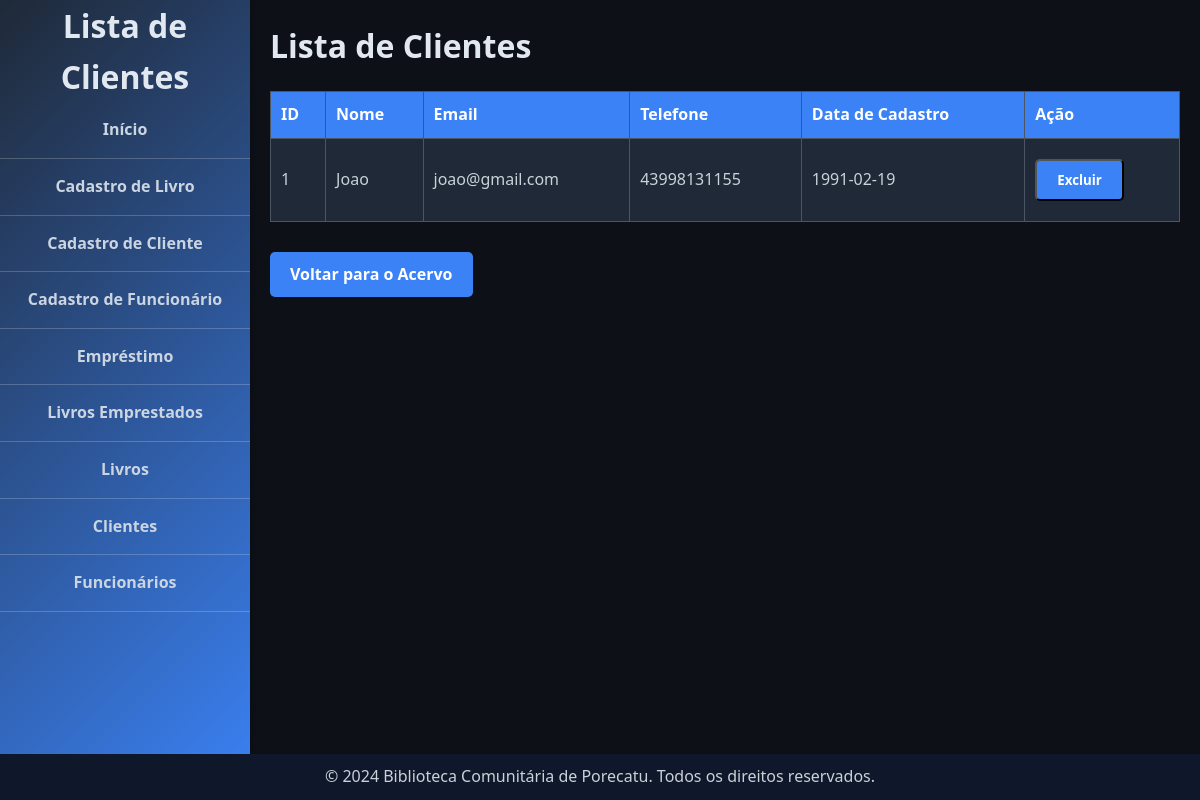
Before: /clientes with the older database file.
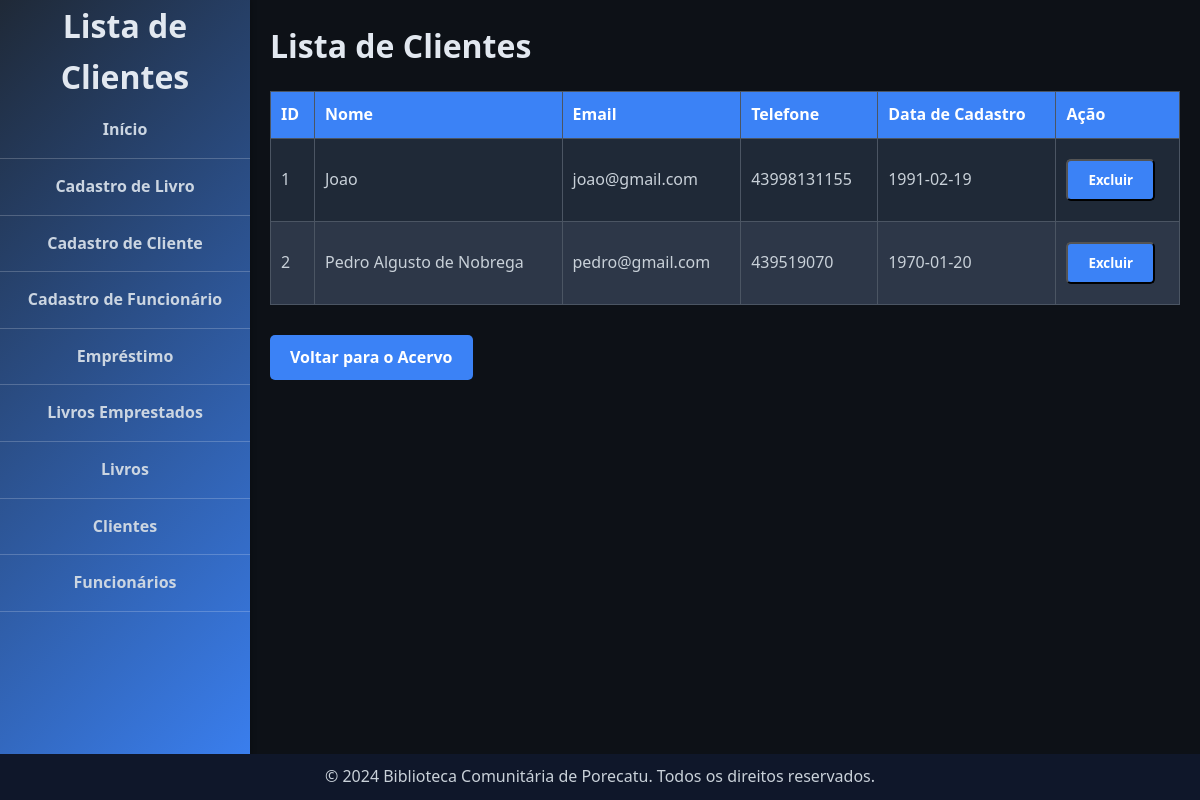
After: the same page with the newer database file.
### tables this page shows
CREATE TABLE Clientes (
        ClienteID INTEGER PRIMARY KEY AUTOINCREMENT,
        Nome TEXT NOT NULL,
        Email TEXT UNIQUE,
        Telefone TEXT,
        DataCadastro DATE NOT NULL
    );

### app.py (the view)
@app.route('/clientes')
def clientes():
    conn = get_db_connection()
    clientes = conn.execute('SELECT * FROM Clientes').fetchall()
    conn.close()
    return render_template('clientes.html', clientes=clientes)

### app.py (called while the page is built)
def get_db_connection():
    conn = sqlite3.connect('database.db')
    conn.row_factory = sqlite3.Row
    return conn

### templates/clientes.html (shortened to what this page needs)
<!DOCTYPE html>
<html lang="en">
<head>
    <link rel="stylesheet" href="{{ url_for('static', filename='style.css') }}">
</head>
<body>
    <header>
        <div class="header-content">
            <h1>Lista de Clientes</h1>
            <nav>
                <a href="{{ url_for('index') }}">Início</a>
                <a href="{{ url_for('cadastro_livro') }}">Cadastro de Livro</a>
                <a href="{{ url_for('cadastro_cliente') }}">Cadastro de Cliente</a>
                <a href="{{ url_for('cadastro_funcionario') }}">Cadastro de Funcionário</a>
                <a href="{{ url_for('emprestimo') }}">Empréstimo</a>
                <a href="{{ url_for('livros_emprestados') }}">Livros Emprestados</a>
                <a href="{{ url_for('livros') }}">Livros</a>
                <a href="{{ url_for('clientes') }}">Clientes</a>
                <a href="{{ url_for('funcionarios') }}">Funcionários</a>
            </nav>
        </div>
    </header>
    <main>
        <h1>Lista de Clientes</h1>
        <table>
            <thead>
                <tr>
                    <th>ID</th>
                    <th>Nome</th>
                    <th>Email</th>
                    <th>Telefone</th>
                    <th>Data de Cadastro</th>
                    <th>Ação</th>
                </tr>
            </thead>
            <tbody>
                {% for cliente in clientes %}
                <tr>
                    <td>{{ cliente.ClienteID }}</td>
                    <td>{{ cliente.Nome }}</td>
                    <td>{{ cliente.Email }}</td>
                    <td>{{ cliente.Telefone }}</td>
                    <td>{{ cliente.DataCadastro }}</td>
                    <td>
                        <form action="{{ url_for('excluir_cliente', cliente_id=cliente.ClienteID) }}" method="POST" style="display:inline;">
                            <button class="btn" type="submit" onclick="return confirm('Tem certeza que deseja excluir este cliente?');">Excluir</button>
                        </form>
                    </td>
                </tr>
                {% endfor %}
            </tbody>
        </table>
        <a href="{{ url_for('index') }}" class="btn">Voltar para o Acervo</a>
    </main>
    <footer>
        <p>&copy; 2024 Biblioteca Comunitária de Porecatu. Todos os direitos reservados.</p>
    </footer>
</body>
</html>

Changed rows visible on the page:
added Clientes: ClienteID "2", Nome "Pedro Algusto de Nobrega", Email "pedro@gmail.com", Telefone "439519070", DataCadastro "1970-01-20"
